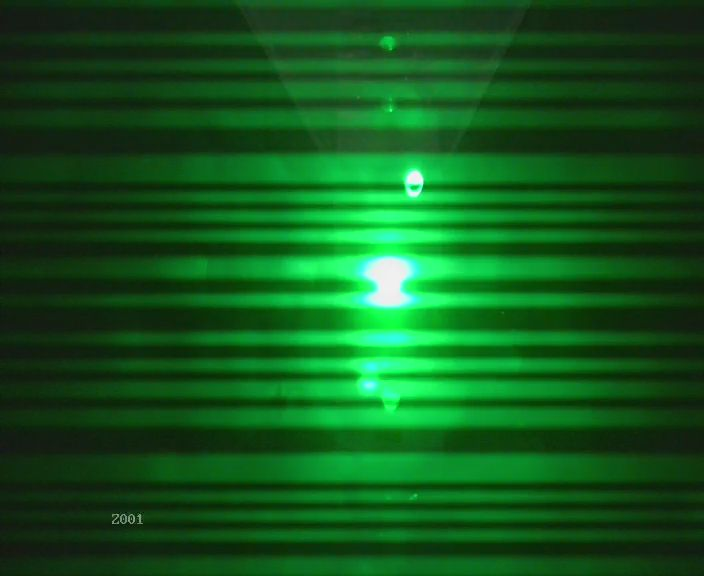
#> input picture real/data/192.168.1.19_01_20260317212214897.jpeg, 704 x 576 px
$ python -i roi.py   (imports and definitions only)
#> lines starting #> are read from the running program, lines starting #| are printed output that depends on the picture; after the words box and inside, x2 and y2 are one past the last pixel; in counts of white or black regions, pixels touching at a corner belong together
#> further down, picture is the input picture: shape (576, 704, 3); mean B, G, R 28, 87, 16.5
"""
ROI 工具函数
从 data_acquisition.py 分离，可被任意模块复用。

提供三种 ROI 掩码生成策略：
  CENTER          — 图像中心固定矩形
  AUTO_BRIGHTNESS — 最亮区域自动检测
  SYNC_BASED      — 基于 OOK 同步头精确定位数据包区域
"""

import numpy as np


# [20 lines left out: function create_center_roi_mask, not called in this run]


def create_auto_roi_mask(image: np.ndarray, roi_size: int = 300) -> np.ndarray:
    """
    自动找最亮区域作为 ROI。

    自适应阈值：取图像最大灰度值的 70% 作为阈值（至少为 10）。
    检测到的区域会被扩展到至少 roi_size × roi_size。

    Args:
        image:    输入图像（灰度 2D 或彩色 3D numpy 数组）
        roi_size: ROI 最小边长

    Returns:
        与 image 同尺寸的 uint8 掩码
    """
#> called with roi_size = 300
    import cv2

    gray = image if image.ndim == 2 else cv2.cvtColor(image, cv2.COLOR_BGR2GRAY)
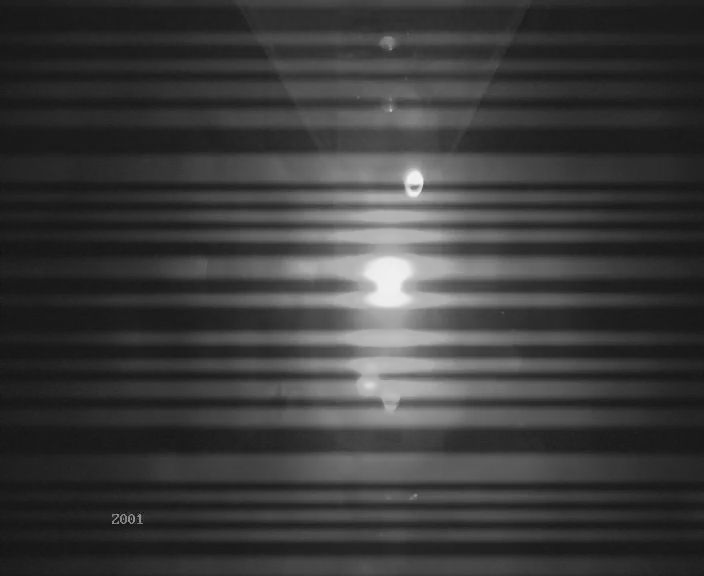
#> gray: shape (576, 704); min 9, max 246, mean 59.2
    adaptive_thresh = max(int(float(gray.max()) * 0.7), 10)
#> adaptive_thresh = 172
    _, thresh_img = cv2.threshold(gray, adaptive_thresh, 255, cv2.THRESH_BINARY)
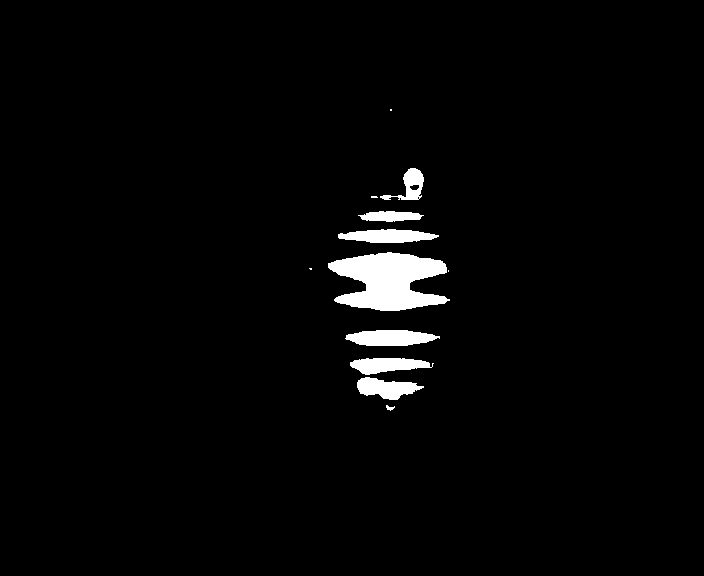
#> thresh_img: shape (576, 704); 2.4% white; 12 white regions (4 under 20 px)
    contours, _ = cv2.findContours(thresh_img, cv2.RETR_EXTERNAL, cv2.CHAIN_APPROX_SIMPLE)
#> contours = 12 contours, 5 with area under 20; largest, box (x1, y1, x2, y2) and area: (328, 252, 450, 311) 4479, (345, 330, 440, 346) 1057, (338, 229, 439, 243) 904, (357, 377, 424, 400) 854, (350, 358, 434, 375) 840, (380, 168, 424, 200) 528, (358, 211, 424, 222) 448

    if contours:
        max_contour = max(contours, key=cv2.contourArea)
#> max_contour = contour of 161 points, box (x1, y1, x2, y2) (328, 252, 450, 311), area 4479
        x, y, w, h = cv2.boundingRect(max_contour)
#> x = 328; y = 252; w = 122; h = 59
        cx, cy = x + w // 2, y + h // 2
#> cx = 389; cy = 281
        new_w = max(w, roi_size)
#> new_w = 300
        new_h = max(h, roi_size)
#> new_h = 300
        x = max(0, cx - new_w // 2)
#> x = 239
        y = max(0, cy - new_h // 2)
#> y = 131
        new_w = min(gray.shape[1] - x, new_w)
        new_h = min(gray.shape[0] - y, new_h)
        mask = np.zeros_like(gray, dtype=np.uint8)
        mask[y:y + new_h, x:x + new_w] = 1
        return mask

    # 无明显亮区时退化为滑窗搜索
    h, w = gray.shape
    roi_w = min(roi_size, w)
    roi_h = min(roi_size, h)
    max_mean, best_x, best_y = -1, 0, 0
    step = max(roi_size // 4, 10)
    for sy in range(0, h - roi_h + 1, step):
        for sx in range(0, w - roi_w + 1, step):
            m = float(np.mean(gray[sy:sy + roi_h, sx:sx + roi_w]))
            if m > max_mean:
                max_mean, best_x, best_y = m, sx, sy
    mask = np.zeros_like(gray, dtype=np.uint8)
    mask[best_y:best_y + roi_h, best_x:best_x + roi_w] = 1
    return mask


# [41 lines left out: functions create_sync_based_roi_mask, compute_roi_stats, not called in this run]

>>> import cv2
>>> picture = cv2.imread('../../../real/data/192.168.1.19_01_20260317212214897.jpeg')
>>> result = create_auto_roi_mask(picture)
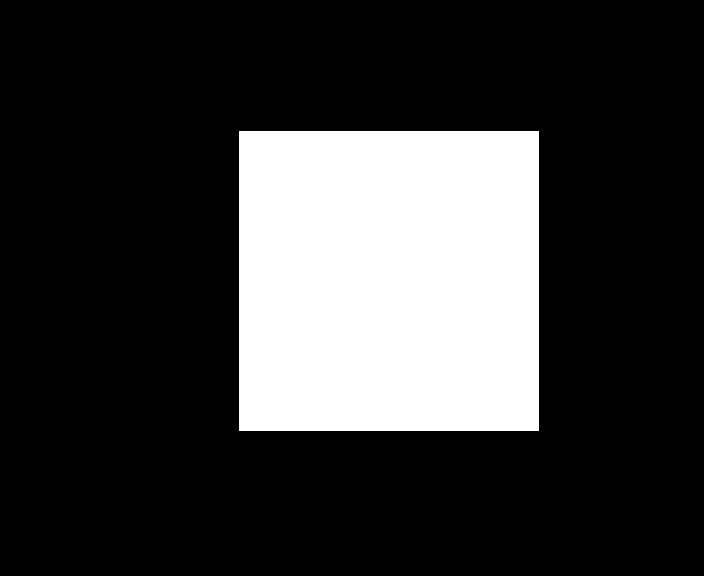
#> result: shape (576, 704); values 0 (black) and 1 (white), 22.2% white; 1 white region, box (x1, y1, x2, y2) and area: (239, 131, 539, 431) 90000
